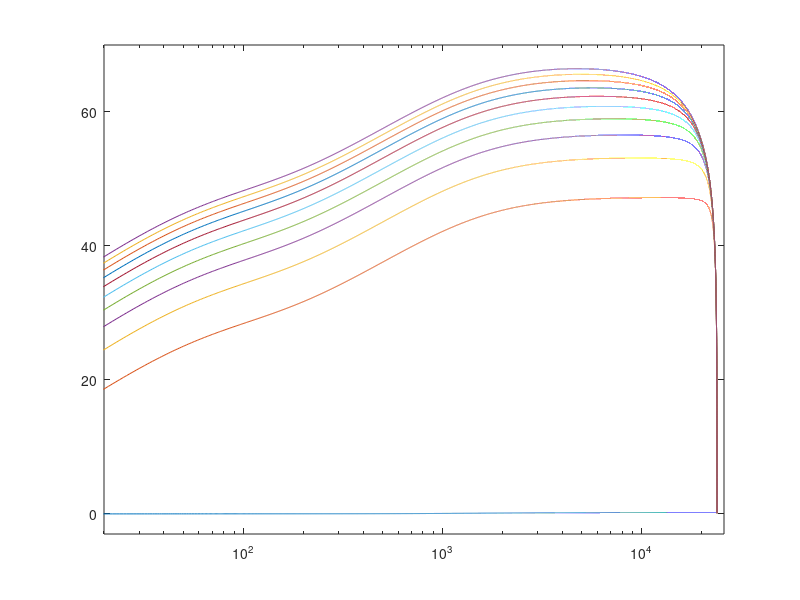

The MATLAB script that drew this image:
% RatGain_DK.m
clear; clc; close all;

% Utility
Fs = 48000;
Ts = 1/Fs;

% Input/Output
Vi = [1; zeros(Fs/2 - 1, 1)];
N = length(Vi);
Vo = zeros(N, 1);

for distortion = 0:.1:1
    if (distortion == 0)
        distortion = 0.00001;
    elseif (distortion == 1)
        distortion = 0.99999;
    end
    
    % Components
    C1 = 100e-12;
    R1 = Ts / (2 * C1);
    C2 = 2.2e-6;
    R2 = Ts / (2 * C2);
    C3 = 4.7e-6;
    R3 = Ts  / (2 * C3);
    R4 = 47;
    R5 = 560;
    P1 = distortion * 100e3;

    %%% Gain Bandwidth Product
    fc = ((1-distortion) * 23e3) + 500;
    WnGBP = fc/24000;
    % Find Filter Coefficients
    [b,a] = butter(1,WnGBP);

    % G Substitutions
    G1 = 1/P1 + 1/R1;
    G2 = G1 + 1/R4 + 1/R5;
    G3 = 1/R2 + 1/R4;
    G4 = 1/R3 + 1/R5;

    % States
    x1 = 0;
    x2 = 0;
    x3 = 0;
    
    % DSP
    for n = 1 : N
        % Node Calculations
        Va = Vi(n, 1)/(R4 * G3) + x2/G3;
        Vb = Vi(n, 1)/(R5 * G4) + x3/G4;

        % Transfer Function
        Vo(n, 1) = (Vi(n,1 ) * G2)/G1 - Va/(R4 * G1) - Vb/(R5 * G1) - x1/G1;

        % State Update
        x1 = (2/R1) * (Vi(n, 1) - Vo(n, 1)) - x1;
        x2 = (2/R2) * Va - x2;
        x3 = (2/R3) * Vb - x3;
    end

    % Graph
    [H, W] = freqz(Vo, 1, N, Fs);
    semilogx(W, 20*log10(abs(H)));
    axis([20 26000 -3 70]);
    hold on;
end
hold off;